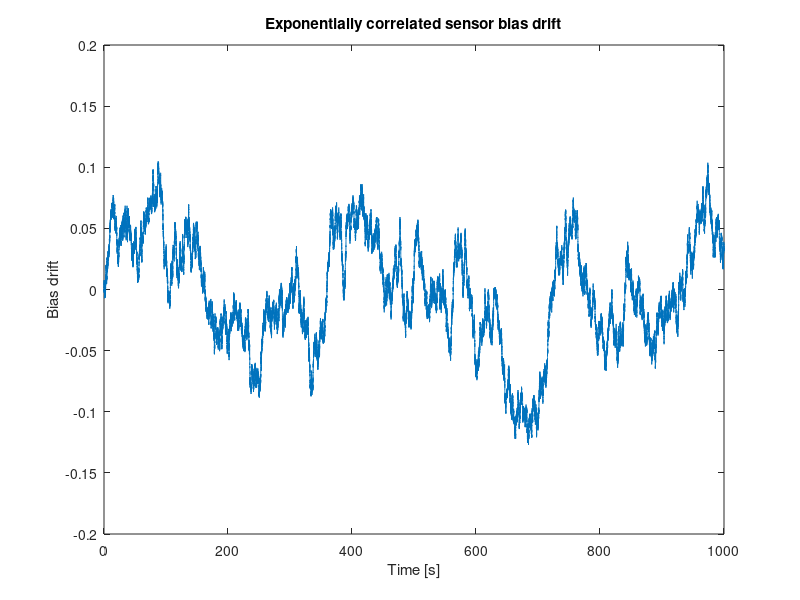

This figure's MATLAB source:
clear all; close all; clc;

dt          = 0.01;     % time step [s]
T           = 1000;     % total simulation time [s]
N           = T/dt;
time_vec_s  = (0:N-1)*dt;
tau         = 50;       % correlation time [s]
sigma_b     = 0.05;     % steady-state bias [unit of sensor]
b           = zeros(N,1);
b(1)        = sigma_b*randn;
% b(1)    = 0.5; % cannot do this, this will not produce the right statistics

phi         = exp(-dt/tau);
sigma_eta   = sigma_b * sqrt(1 - phi^2);
for k = 1:N-1
    b(k+1)      = phi * b(k) + sigma_eta * randn;
end

mean(b)
std(b)

plot(time_vec_s, b)
xlabel('Time [s]')
ylabel('Bias drift')
title('Exponentially correlated sensor bias drift')
